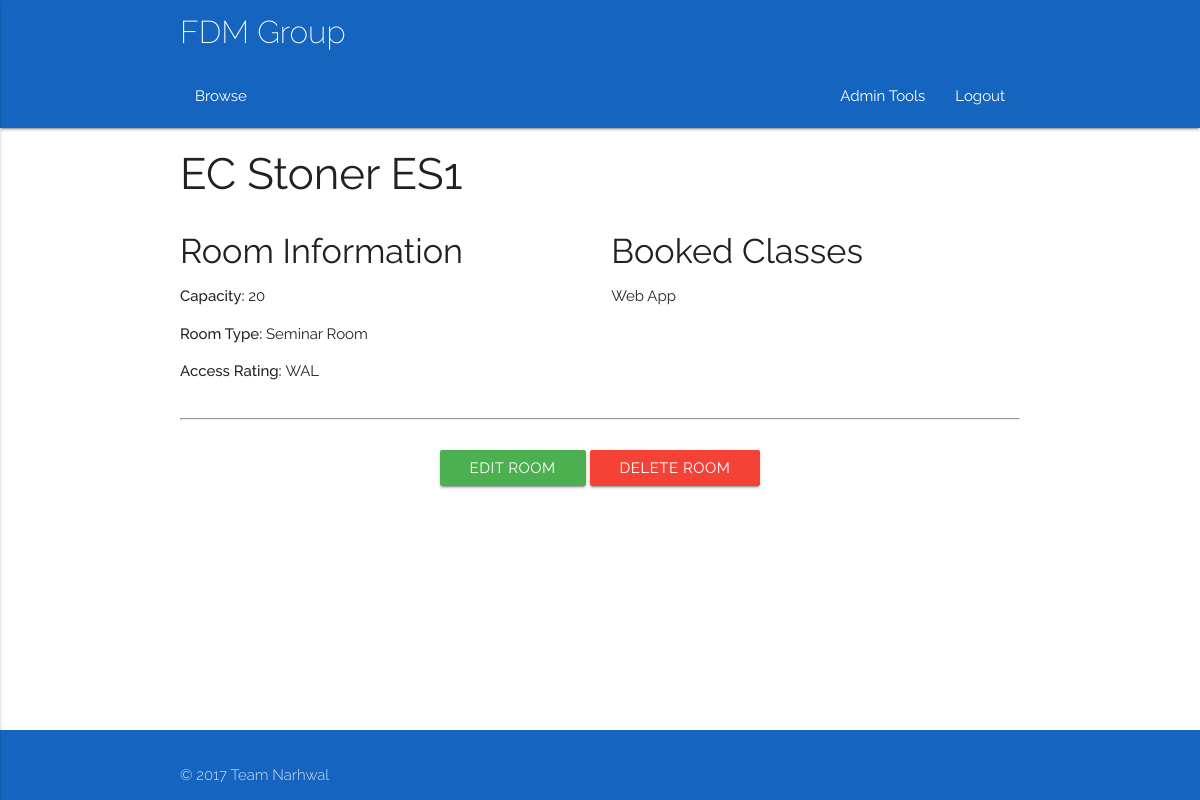
The app's page /rooms/0 (signed in), older data.
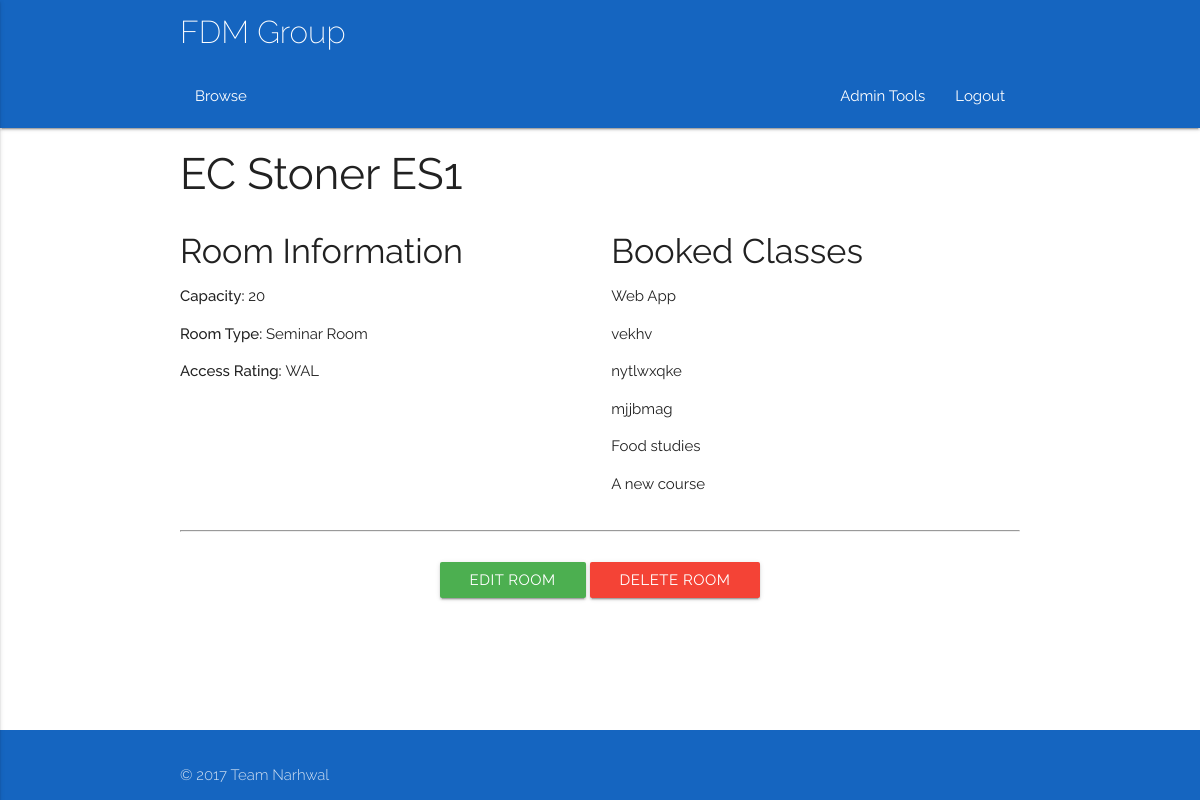
The same page, newer data.
### app/models.py (models this page shows)
class Class(db.Model):
	__tablename__ = 'Class'
	classID = db.Column(db.Integer, primary_key = True)
	coursePoint = db.Column(db.Integer, db.ForeignKey('Course.courseID'))
	course = db.relationship("Course", foreign_keys = [coursePoint])
	courseID = db.Column(db.Integer)
	title = db.Column(db.String(100))
	description = db.Column(db.String(100))
	capacity = db.Column(db.Integer)
	startDate = db.Column(db.DateTime)
	duration = db.Column(db.Integer)
	endDate = db.Column(db.DateTime)
	reqFac = db.Column(db.String(100), default = 'None')
	preTrain = relationship("Class")
	parent_id = Column(db.Integer, ForeignKey('Class.classID'))
	locationPoint = db.Column(db.Integer, db.ForeignKey('Room.roomID'))
	location = db.relationship("Room", foreign_keys = [locationPoint])
	trainerPoint = db.Column(db.Integer, db.ForeignKey('Trainer.trainerID'))
	trainer = db.relationship("Trainer", foreign_keys = [trainerPoint])
	attendanceList = db.relationship('Delegate', secondary = association_table)
	waitList = db.relationship('Delegate', secondary = waiting_table)

### app/views.py (the view)
@app.route('/rooms/<id>')
@login_required
def roomSchedule(id):
    roomID = id
    if current_user.type != 'Admin':
        abort(403)
    room = rooms(roomID=id)
    roomClassList = classes(locationPoint=roomID)
    if type(roomClassList) != list:
        roomClassList = [roomClassList]
    return render_template('roomsSched.html', title='Room Schedule', room=room, roomClassList=roomClassList)

### app/views.py (called while the page is built)
@login_manager.user_loader
def load_user(id):
    return models.User.query.get(id)

### queries.py (called while the page is built)
def listConvert(x):
    if(x.count() == 1):
        x = x[0]
        return x
    else:
        y = []
    for i in x:
        y.append(i)
    return y

def classes(**kwargs):
    q = models.Class.query.filter_by(**kwargs)
    q = listConvert(q)
    return q

def rooms(**kwargs):
    q = models.Room.query.filter_by(**kwargs)
    q = listConvert(q)
    return q

### app/templates/roomsSched.html (shortened to what this page needs)
{% extends "base.html" %} {% block content %}
<div class="container">
    <h3>{{room.building}} {{room.roomCode}}</h3>
    <div class="row">
        <div class="col l6 m6 s12">
            <h4>Room Information</h4>
            <p><strong>Capacity: </strong>{{room.capacity}}</p>
            <p><strong>Room Type: </strong>{{room.roomType}}</p>
            <p><strong>Access Rating: </strong> {% if room.accessRating == "W" %} Wheelchair Accessible {%else%} {{room.accessRating}}
            </p>
            {%endif%}
        </div>
        <div class="col l6 m6 s12">
            <h4>Booked Classes</h4> {% for item in roomClassList %}
            <ul>
                <li>{{item.title}}
            </ul>
            {% endfor %}
        </div>
    </div>
    <hr>
    <br>
    <div class="row">
        <div class="col l12">
            <div class="center-align">
                <a class="waves-effect waves-light btn green">Edit Room</a>
                <a class="waves-effect waves-light btn red">Delete Room</a>
            </div>
        </div>
    </div>
</div>
{% endblock %}

Row changes from the older to the newer data that the page shows:
added Class: title "vekhv"
added Class: title "nytlwxqke"
added Class: title "mjjbmag"
added Class: title "Food studies"
added Class: title "A new course"
